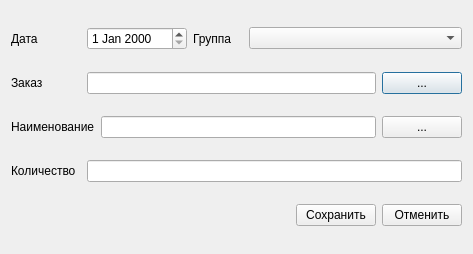
<?xml version="1.0" encoding="UTF-8"?>
<ui version="4.0">
 <class>Dialog</class>
 <widget class="QDialog" name="Dialog">
  <property name="geometry">
   <rect>
    <x>0</x>
    <y>0</y>
    <width>473</width>
    <height>254</height>
   </rect>
  </property>
  <property name="windowTitle">
   <string>Отгрузка</string>
  </property>
  <layout class="QVBoxLayout" name="verticalLayout">
   <item>
    <layout class="QHBoxLayout" name="horizontalLayout">
     <item>
      <widget class="QLabel" name="label_5">
       <property name="maximumSize">
        <size>
         <width>70</width>
         <height>16777215</height>
        </size>
       </property>
       <property name="text">
        <string>Дата</string>
       </property>
      </widget>
     </item>
     <item>
      <widget class="QDateEdit" name="dateEdit">
       <property name="maximumSize">
        <size>
         <width>100</width>
         <height>16777215</height>
        </size>
       </property>
      </widget>
     </item>
     <item>
      <widget class="QLabel" name="label">
       <property name="maximumSize">
        <size>
         <width>50</width>
         <height>16777215</height>
        </size>
       </property>
       <property name="text">
        <string>Группа</string>
       </property>
      </widget>
     </item>
     <item>
      <widget class="QComboBox" name="comboBox">
       <property name="minimumSize">
        <size>
         <width>0</width>
         <height>0</height>
        </size>
       </property>
      </widget>
     </item>
    </layout>
   </item>
   <item>
    <layout class="QHBoxLayout" name="horizontalLayout_3">
     <item>
      <widget class="QLabel" name="label_2">
       <property name="minimumSize">
        <size>
         <width>70</width>
         <height>0</height>
        </size>
       </property>
       <property name="text">
        <string>Заказ</string>
       </property>
      </widget>
     </item>
     <item>
      <widget class="QLineEdit" name="lineEdit"/>
     </item>
     <item>
      <widget class="QPushButton" name="pushButton_3">
       <property name="text">
        <string>...</string>
       </property>
      </widget>
     </item>
    </layout>
   </item>
   <item>
    <layout class="QHBoxLayout" name="horizontalLayout_5">
     <item>
      <widget class="QLabel" name="label_4">
       <property name="minimumSize">
        <size>
         <width>70</width>
         <height>0</height>
        </size>
       </property>
       <property name="text">
        <string>Наименование</string>
       </property>
      </widget>
     </item>
     <item>
      <widget class="QLineEdit" name="lineEdit_3"/>
     </item>
     <item>
      <widget class="QPushButton" name="pushButton_4">
       <property name="text">
        <string>...</string>
       </property>
      </widget>
     </item>
    </layout>
   </item>
   <item>
    <layout class="QHBoxLayout" name="horizontalLayout_4">
     <item>
      <widget class="QLabel" name="label_3">
       <property name="minimumSize">
        <size>
         <width>70</width>
         <height>0</height>
        </size>
       </property>
       <property name="text">
        <string>Количество</string>
       </property>
      </widget>
     </item>
     <item>
      <widget class="QLineEdit" name="lineEdit_2">
       <property name="maximumSize">
        <size>
         <width>16777215</width>
         <height>16777215</height>
        </size>
       </property>
      </widget>
     </item>
    </layout>
   </item>
   <item>
    <layout class="QHBoxLayout" name="horizontalLayout_6">
     <item>
      <spacer name="horizontalSpacer">
       <property name="orientation">
        <enum>Qt::Horizontal</enum>
       </property>
       <property name="sizeHint" stdset="0">
        <size>
         <width>40</width>
         <height>20</height>
        </size>
       </property>
      </spacer>
     </item>
     <item>
      <widget class="QPushButton" name="pushButton">
       <property name="text">
        <string>Сохранить</string>
       </property>
      </widget>
     </item>
     <item>
      <widget class="QPushButton" name="pushButton_2">
       <property name="text">
        <string>Отменить</string>
       </property>
      </widget>
     </item>
    </layout>
   </item>
  </layout>
 </widget>
 <resources/>
 <connections/>
</ui>
